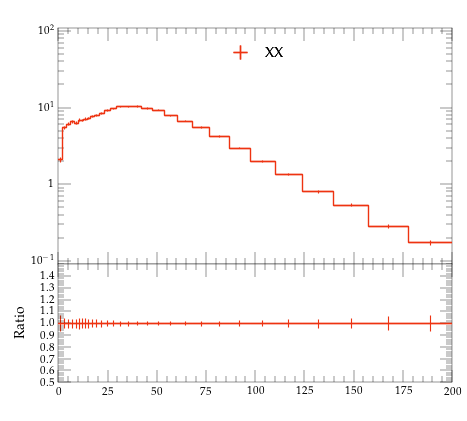

This chart was generated by the following Python code:
#! /usr/bin/env python

# This Python script was auto-generated using YODA v2.0.2.
# Analysis object: /MC_HFJETS_NOTNORM/ptBHadrLead
# Timestamp: 27-07-2026 (18:33:15)

import matplotlib as mpl
import matplotlib.pyplot as plt
mpl.use('Agg') # comment out for interactive use
import os
import numpy as np

plotDir = os.path.split(os.path.realpath(__file__))[0]
if 'YODA_USER_PLOT_PATH' in globals():
    plot_outdir = globals()['YODA_USER_PLOT_PATH']
else:
    plot_outdir = plotDir

#plot style
plt.style.use(os.path.join(plotDir, '../default.mplstyle'))
# plot metadata
figW, figH = plt.rcParams['figure.figsize']
ax_xLabel = r''
ax_yLabel = r''
ax_title  = r''
ax_xScale = 'linear'
ax_yScale = 'log'
xLims = (0.0, 200.0)
yLims = (0.09000000000000001, 110.00000000000001)

# TeX-friendly labels for the legend
labels = {
    'legend' : ([ r"XX" ], r""),
}

# Adjust canvas width and height
canvasW = 10.0
canvasH = 9.0
figW *= canvasW/10.
figH *= canvasH/9.

# Create figure and axis objects
fig, (ax, ratio0_ax) = plt.subplots(2, 1, sharex=True,
                  figsize=(figW,figH), gridspec_kw={'height_ratios': (6.0, 3.0)})

# Set figure margins
plt.subplots_adjust(
    left   = 1.0 * plt.rcParams['figure.subplot.left'],
    right  = 1.0 * plt.rcParams['figure.subplot.right'],
    top    = 1.0 * plt.rcParams['figure.subplot.top'],
    bottom = 1.0 * plt.rcParams['figure.subplot.bottom'])

ratio0_ax.yaxis.set_major_locator(mpl.ticker.MultipleLocator(0.1))
ratio0_ax.set_ylim(0.5, 1.4999)
ratio0_ax.set_ylabel('Ratio')

# the numerical data is stored in a separate file
dataf = dict()
prefix = os.path.split(__file__)[0]
if prefix:    prefix = prefix + '/'
exec(open(prefix+'ptBHadrLead__data.py').read(), dataf)


legend_handles = dict() # keep track of handles for the legend

# style options for curves
# starts at zorder>=5 to draw curve on top of legend
styles = {
  'YYY': {
    'color' : '#EE3311',
    'linestyle' : '-',
    'linewidth' : 1,
    'marker' : 'none',
    'markersize' : 2,
    'capsize' : 0.0,
    'zorder' : 5,
    'histstyle' : 1,
    'drawstyle' : 'steps-pre',
    'xerrorbars' : 1,
    'yerrorbars' : 1,
    'fillcolor' : None,
    'fillopacity' : 1.0,
    'ratio0_linestyle' : '-',
    'ratio0_linewidth' : 1,
    'ratio0_marker' : 'none',
    'ratio0_markersize' : 2,
    'ratio0_capsize' : 0.0,
    'ratio0_zorder' : 5,
    'ratio0_histstyle' : 1,
    'ratio0_drawstyle' : 'steps-pre',
    'ratio0_xerrorbars' : 1,
    'ratio0_yerrorbars' : 1,
  },
}

# curve from input yoda files in main panel
for label, yvals in dataf['yvals'].items():
    if all(np.isnan(v) for v in dataf['yvals'][label]):
        continue
    tmp = None
    if styles[label]['histstyle']: # draw as histogram
        xpos = dataf['xedges'][label] if styles[label]['drawstyle'] else dataf['xpoints'][label]
        ypos = np.insert(yvals, 0, yvals[0]) if styles[label]['drawstyle'] else yvals
        if styles[label]['fillcolor']: # fill area below curve
            ax.fill_between(xpos, ypos, step='pre',
                            color=styles[label]['fillcolor'],
                            alpha=styles[label]['fillopacity'])
        tmp, = ax.plot(xpos, ypos,
                       color=styles[label]['color'],
                       linestyle=styles[label]['linestyle'],
                       linewidth=styles[label]['linewidth'],
                       drawstyle=styles[label]['drawstyle'], solid_joinstyle='miter',
                       zorder=styles[label]['zorder'], label=label)
    tmp = ax.errorbar(dataf['xpoints'][label], yvals,
                      xerr=np.array(dataf['xerrs'][label])*styles[label]['xerrorbars'],
                      yerr=np.array(dataf['yerrs'][label])*styles[label]['yerrorbars'],
                      fmt=styles[label]['marker'], capsize=styles[label]['capsize'],
                      markersize=styles[label]['markersize'],
                      ecolor=styles[label]['color'],
                      color=styles[label]['color'], zorder=styles[label]['zorder'])
    tmp[-1][0].set_linestyle(styles[label]['linestyle'])
    tmp[-1][0].set_linewidth(styles[label]['linewidth'])
    if label in dataf['add_legend_handle']:  legend_handles[label] = tmp
    for varLabel in dataf['variation_yvals'].keys():
        if varLabel.startswith(label):
            tmp, = ax.plot(dataf['xedges'][label], dataf['variation_yvals'][varLabel],
                           color=styles[label]['color'],
                           linestyle=styles[label]['linestyle'],
                           linewidth=styles[label]['linewidth'],
                           drawstyle='steps-pre', solid_joinstyle='miter',
                           zorder=styles[label]['zorder'], alpha=0.5)


# plots on ratio panel
# curve from input yoda files in ratio panel
for label, yvals in dataf['ratio0_yvals'].items():
    if all(np.isnan(v) for v in yvals):
        continue
    if styles[label]['ratio0_histstyle']: # plot as histogram
        xpos = dataf['xedges']['YYY'] if styles[label]['ratio0_drawstyle'] else dataf['xpoints']['YYY']
        ypos = np.insert(yvals, 0, yvals[0]) if styles[label]['ratio0_drawstyle'] else yvals
        ratio0_ax.plot(xpos, ypos,
                       color=styles[label]['color'],
                       linewidth=styles[label]['linewidth'],
                       linestyle=styles[label]['ratio0_linestyle'],
                       drawstyle=styles[label]['ratio0_drawstyle'], zorder=styles[label]['zorder'],
                       solid_joinstyle='miter')
    tmp = ratio0_ax.errorbar(dataf['xpoints']['YYY'], yvals,
                             xerr=np.array(dataf['ref_xerrs'])*styles[label]['ratio0_xerrorbars'],
                             yerr=np.array(dataf['ratio0_yerrs'][label])*styles[label]['ratio0_yerrorbars'],
                             fmt=styles[label]['ratio0_marker'], capsize=styles[label]['ratio0_capsize'],
                             markersize=styles[label]['ratio0_markersize'],
                             ecolor=styles[label]['color'],
                             color=styles[label]['color'])
    tmp[-1][0].set_linestyle(styles[label]['ratio0_linestyle'])
    tmp[-1][0].set_linewidth(styles[label]['ratio0_linewidth'])

    for varlabel in dataf['ratio0_variation_vals'].keys():
        if varlabel.startswith(label):
            ratio0_ax.plot(dataf['xedges']['YYY'],
                            dataf['ratio0_variation_vals'][varlabel],
                            color=styles[label]['color'],
                            linestyle=styles[label]['linestyle'],
                            linewidth=styles[label]['linewidth'],
                            drawstyle='steps-pre', solid_joinstyle='miter',
                            zorder=1, alpha=0.5)

legend_items = list(legend_handles.values())
ax.add_artist(ax.legend(legend_items,
                        labels['legend'][0],
                        title=labels['legend'][1],
                        alignment='left',
                        loc='upper center',
                        bbox_to_anchor=(0.5, 0.97)))

# set plot metadata as defined above
ratio0_ax.set_xlabel(ax_xLabel)
ratio0_ax.xaxis.set_label_coords(1., -0.15)
ax.set_ylabel(ax_yLabel, ha='right', va='top')
ax.yaxis.set_label_coords(-0.11, 1.0)
ax.set_title(ax_title, loc='left')
ax.set_xscale(ax_xScale)
ax.set_yscale(ax_yScale)
ax.set_xlim(xLims)
ax.set_ylim(yLims)

# tick formatting
plt.rcParams['xtick.top'] = True
plt.rcParams['ytick.right'] = True
ax.yaxis.set_major_locator(mpl.ticker.LogLocator(base=10.0, numticks=np.inf))
ax.yaxis.set_minor_locator(mpl.ticker.LogLocator(
                           base=10.0, subs=np.arange(0.1, 1, 0.1), numticks=np.inf))
fig.align_ylabels((ax, ratio0_ax))
plt.savefig(os.path.join(plot_outdir, 'ptBHadrLead.pdf'), format='PDF')
plt.savefig(os.path.join(plot_outdir, 'ptBHadrLead.png'), format='PNG')

plt.close(fig)
